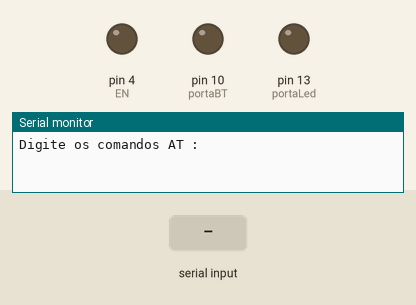
This sketch was run on a simulated Arduino Uno, built with avr-gcc and run on an emulated ATmega328P. On the bench: output pins drawn as LEDs (lit = HIGH), the last lines printed to the serial monitor. The test bench sets the inputs (shaded band).

Above: at 1.2 s.
1.3 s: "a" received over Serial
At 1.8 s:
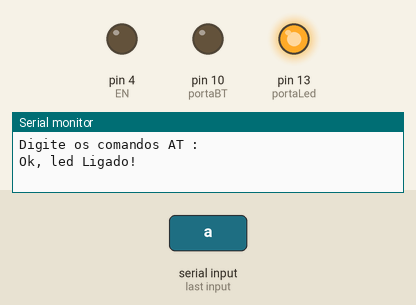
2.8 s: "c" received over Serial
At 4.0 s:
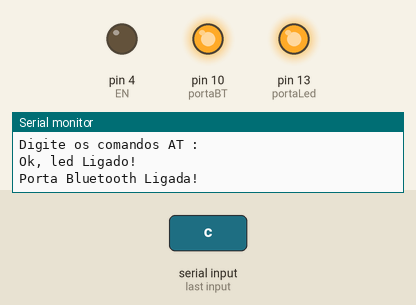
4.3 s: "b" received over Serial
At 5.3 s:
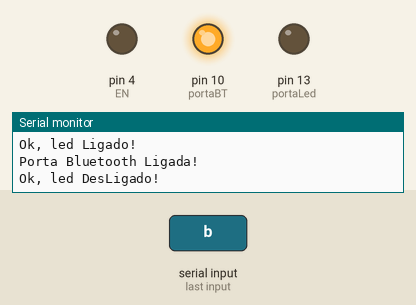
5.8 s: "e" received over Serial
At 6.4 s:
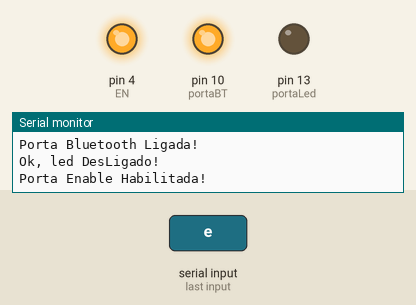
7.3 s: "d" received over Serial
At 7.6 s:
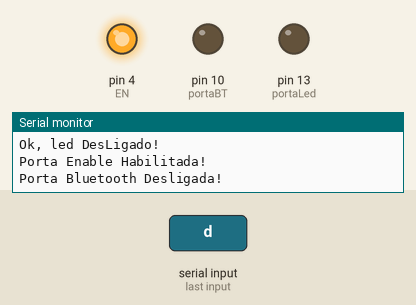
8.8 s: "a" received over Serial
At 9.9 s:
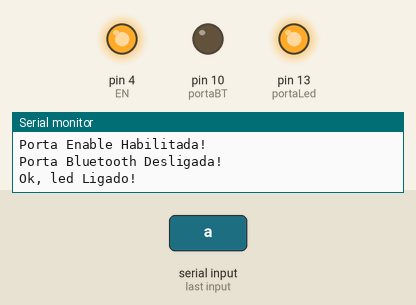
Timing chart, 0 to 11.3 s (numbered marks = the images above; inputs shaded):
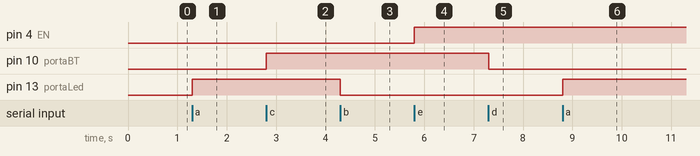

The sketch:

BB09_HC05_2.ino
```cpp
//Programa : Modulo bluetooth HC-06 - Configuracao
//Autor : Adilson Thomsen

//Carrega a biblioteca SoftwareSerial
#include <SoftwareSerial.h>

//Define os pinos para a serial  (RX, TX)
SoftwareSerial MinhaSerial(6,7);
String command = "";

const int portaLed = 13;
const int portaBT = 10;
const int EN = 04;


void setup()
{
  //Inicia a serial
  Serial.begin(9600);
  Serial.println("Digite os comandos AT :");
  //Inicia a serial configurada nas portas 6 e 7
  MinhaSerial.begin(9600);

  pinMode(portaLed, OUTPUT);
  pinMode(portaBT, OUTPUT);
  pinMode(EN, OUTPUT);
}

void loop()
{

  if(Serial.available())
    {
      int c = (Serial.read());

      if (c == 'a')
      {
        digitalWrite(portaLed, HIGH);
        Serial.println("Ok, led Ligado!");
      }
      else if (c =='b'){
        digitalWrite(portaLed, LOW);
        Serial.println("Ok, led DesLigado!");
      }
      else if (c == 'c'){
        digitalWrite(portaBT, HIGH);
        Serial.println("Porta Bluetooth Ligada!");
      }
      else if (c == 'd'){
        digitalWrite(portaBT, LOW);
        Serial.println("Porta Bluetooth Desligada!");
      }

      else if (c == 'e'){
        digitalWrite(EN, HIGH);
        Serial.println("Porta Enable Habilitada!");
      }

      else if (c == 'f'){
        digitalWrite(EN, LOW);
        Serial.println("Porta Enable Desabilitada!");
      }

        MinhaSerial.write(c);
        if (MinhaSerial.available())
        {
           while(MinhaSerial.available())
           {
             command += (char)MinhaSerial.read();
           }
         Serial.println(command);
         command = "";
        }

    }
}
```

Measured:
- after the input at 1.3 s, pin 13 (portaLed): LOW → HIGH at once
- after the input at 2.8 s, pin 10 (portaBT): LOW → HIGH at once
- after the input at 4.3 s, pin 13 (portaLed): HIGH → LOW at once
- after the input at 5.8 s, pin 4 (EN): LOW → HIGH at once
- after the input at 7.3 s, pin 10 (portaBT): HIGH → LOW at once
- after the input at 8.8 s, pin 13 (portaLed): LOW → HIGH at once
